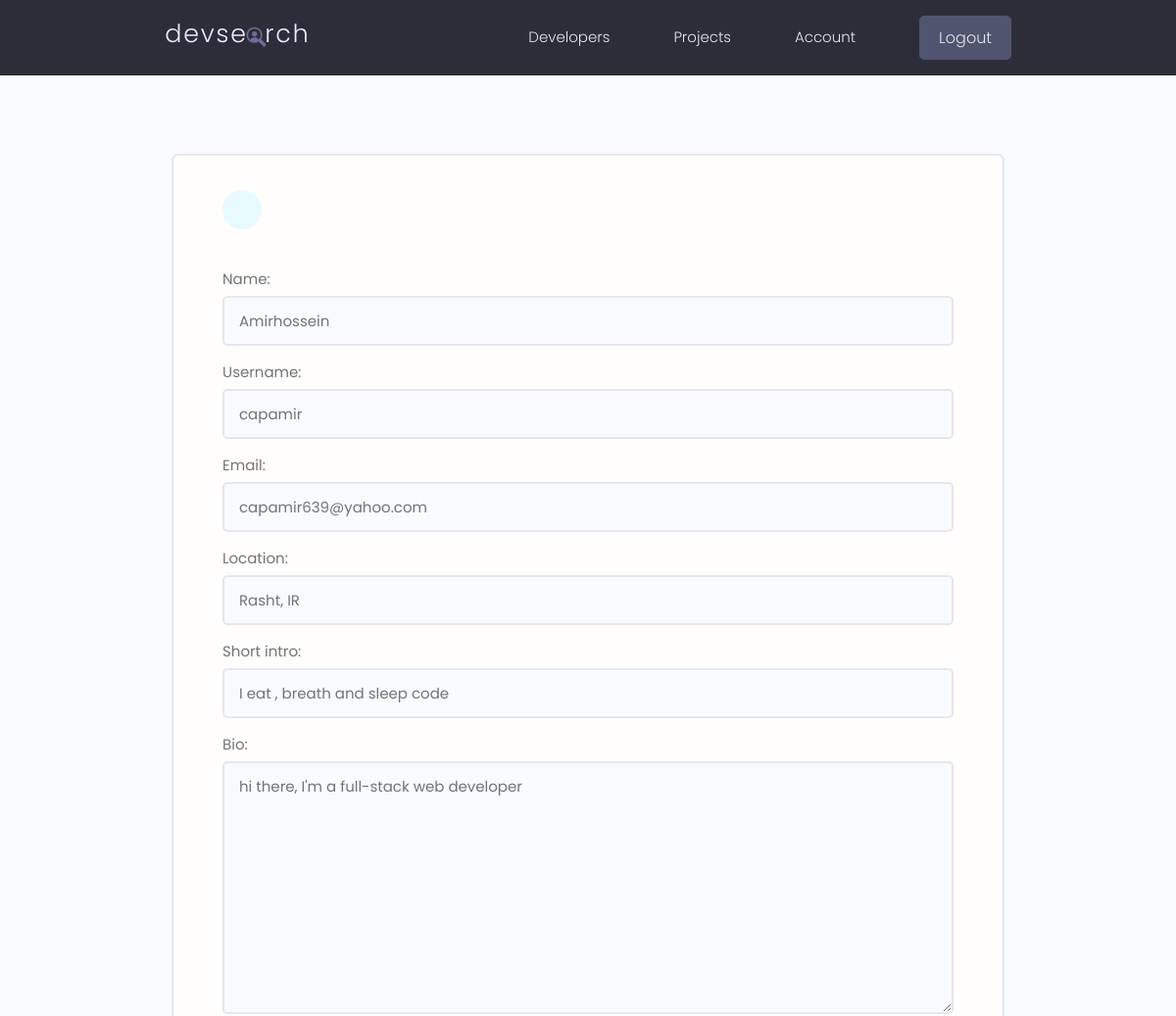
The app's page /edit-account/ (signed in, upper part), older data.
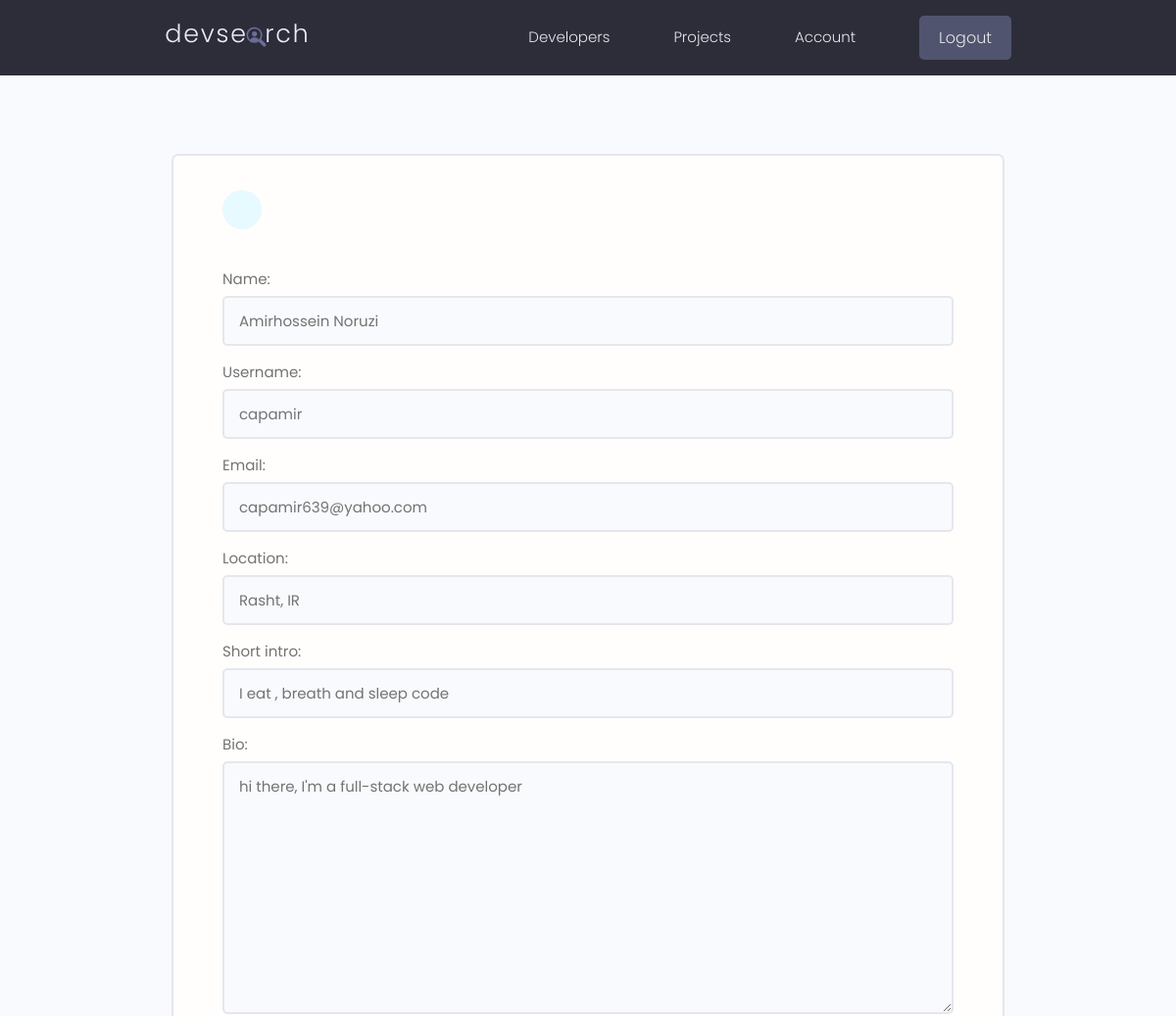
The same page, newer data.
### users/models.py (models this page shows, shortened)
class Profile(models.Model):
    user = models.OneToOneField(User, on_delete=models.CASCADE, null=True, blank=True)
    name = models.CharField(max_length=200, null=True, blank=True)
    email = models.EmailField(max_length=500, null=True, blank=True)
    username = models.CharField(max_length=200, null=True, blank=True)
    location = models.CharField(max_length=200, null=True, blank=True)
    short_intro = models.CharField(max_length=200, null=True, blank=True)
    bio = models.TextField(null=True, blank=True)
    profile_image = models.ImageField(default='profiles/user-default.png', upload_to='profiles/', null=True, blank=True)
    social_github = models.CharField(max_length=200, null=True, blank=True)
    social_linkedin = models.CharField(max_length=200, null=True, blank=True)
    social_twitter = models.CharField(max_length=200, null=True, blank=True)
    social_website = models.CharField(max_length=200, null=True, blank=True)
    created = models.DateTimeField(auto_now_add=True)
    id = models.UUIDField(default=uuid.uuid4, primary_key=True, unique=True, editable=False)

### users/views.py (the view)
# urls.py: path('edit-account/', views.editAccount, name='edit-account'),
@login_required(login_url='login')
def editAccount(request):
    profile = request.user.profile
    form = ProfileForm(instance=profile)
    if request.method == 'POST':
        form = ProfileForm(request.POST, request.FILES, instance=profile)
        if form.is_valid():
            form.save()
            return redirect('account')
    context = {
        'form': form,
    }
    return render(request, 'users/profile-form.html', context)

### users/forms.py
class ProfileForm(ModelForm):
    class Meta:
        model = Profile
        fields = [
            'name', 'username', 'email',
            'location', 'short_intro', 'bio',
            'profile_image', 'social_github', 'social_linkedin',
            'social_twitter', 'social_website'
            ]
    def __init__(self, *args, **kwargs):
        super(ProfileForm, self).__init__(*args, **kwargs)
        for label, field in self.fields.items():
            field.widget.attrs.update({'class': 'input'})

### users/templates/users/profile-form.html (shortened to what this page needs)
{% extends 'base.html' %}
{% block content %}
<main class="formPage my-xl">
    <div class="content-box">
        <div class="formWrapper">
            <a class="backButton" href="{% url 'account' %}"></a>
            <br>
            <form class="form" action='{% url 'edit-account' %}' method="POST" enctype="multipart/form-data">
                {% for field in form %}
                <div class="form__field">
                    <label for="formInput#text">{{field.label}}: </label>
                    {{field}}
                </div>
                {% endfor %}
            </form>
        </div>
    </div>
</main>
{% endblock content %}

Row changes from the older to the newer data that the page shows:
changed Profile "capamir": name "Amirhossein" → "Amirhossein Noruzi"
